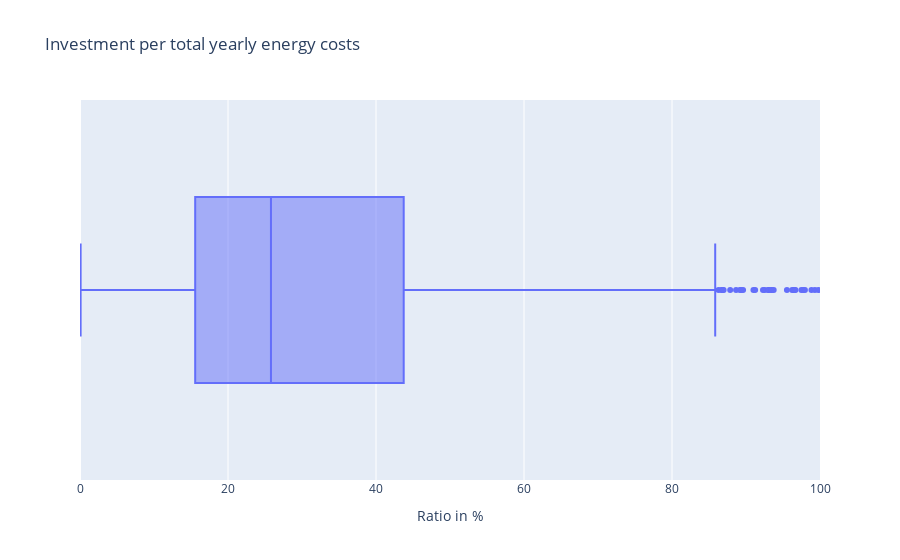

Write notebook code for a chart like this one.
### Code cell
fig_df = storage.copy() * 100
fig = px.box(fig_df, "invest_per_tac", title="Investment per total yearly energy costs")
fig.update_xaxes(range=[0, 100], title="Ratio in %")

### Figure 1 — Plotly figure (JSON) as saved in the notebook; plotly's stock layout.template omitted (floating-point values rounded to 4 significant figures; data arrays with more than 128 entries replaced by an {"elided": "..."} marker saying what was removed)
{"data": [{"alignmentgroup": "True", "hovertemplate": "invest_per_tac=%{x}<extra></extra>", "legendgroup": "", "marker": {"color": "#636efa"}, "name": "", "notched": false, "offsetgroup": "", "orientation": "h", "showlegend": false, "type": "box", "x": {"elided": "1709 float values"}, "x0": " ", "xaxis": "x", "y0": " ", "yaxis": "y"}], "layout": {"boxmode": "group", "legend": {"tracegroupgap": 0}, "title": {"text": "Investment per total yearly energy costs"}, "xaxis": {"anchor": "y", "domain": [0, 1], "range": [0, 100], "title": {"text": "Ratio in %"}}, "yaxis": {"anchor": "x", "domain": [0, 1]}}}
